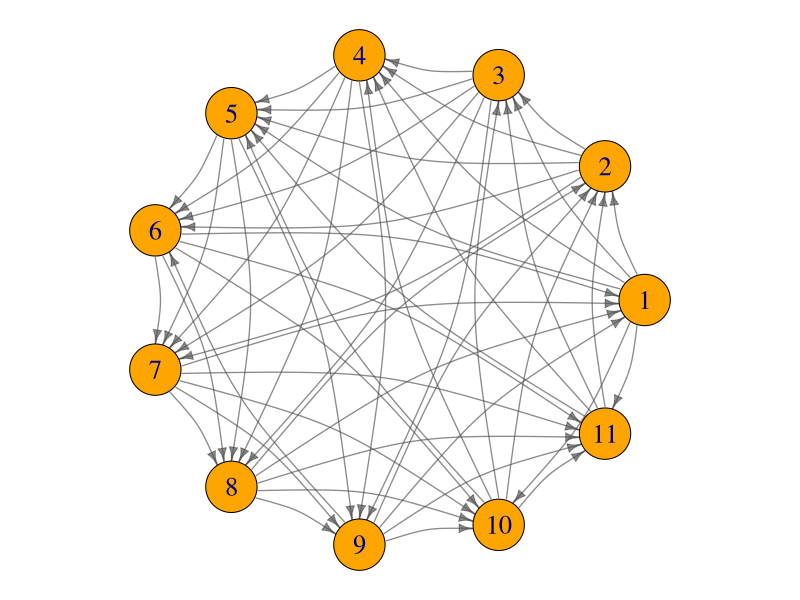
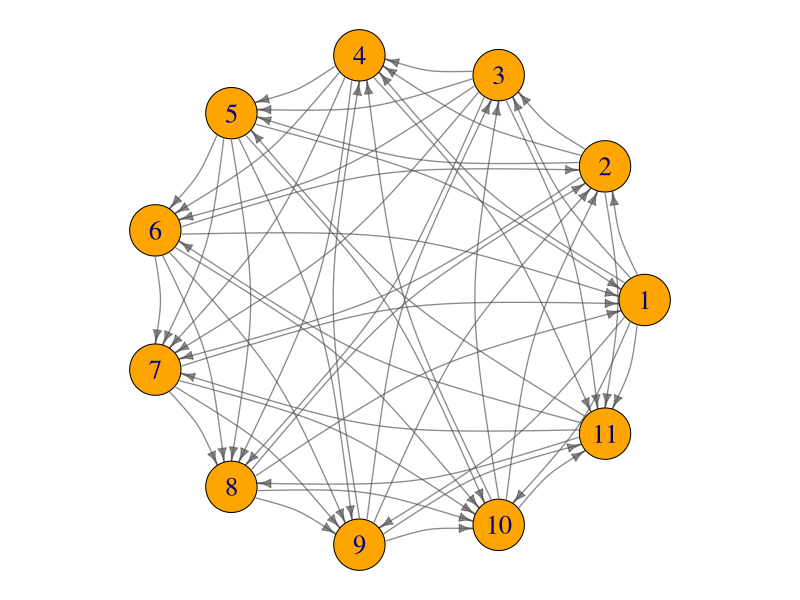
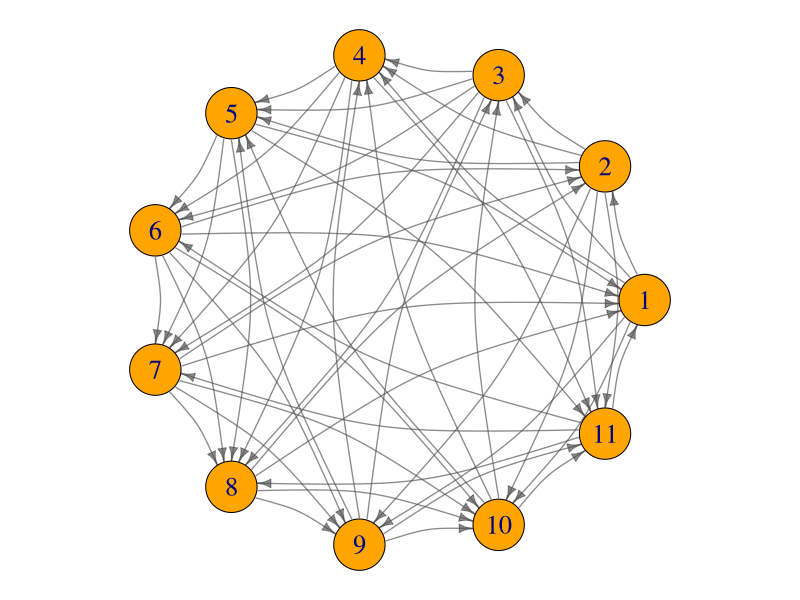
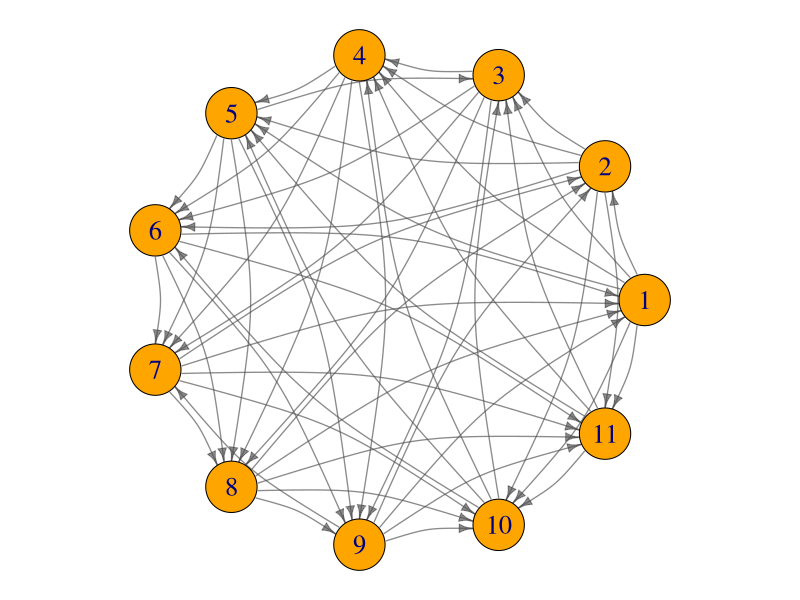
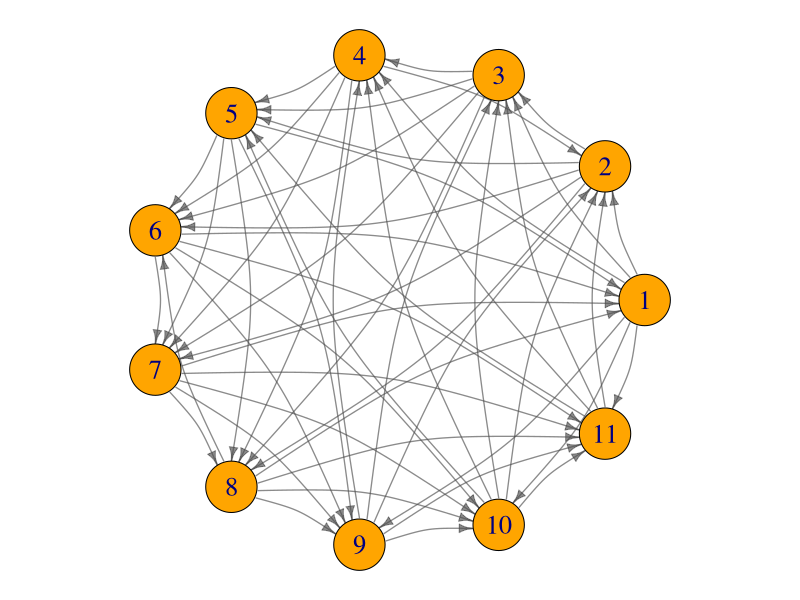
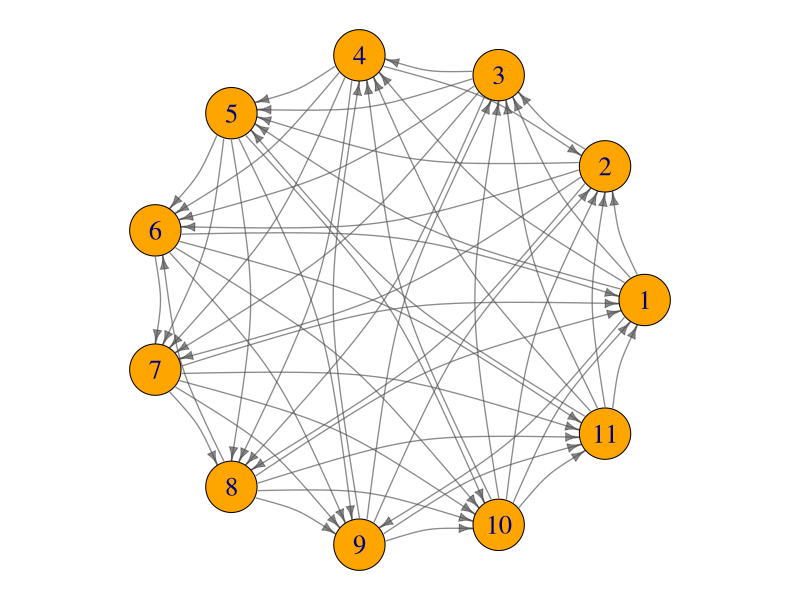

Recreate these plots in R, in order.
# CounterexampleA--F.pdf (manuscript Figure 4): the six 3-inducible self-converse
# 11-vertex tournaments violating Conjecture 2, rebuilt as the majority
# tournaments of their Appendix C inducing profiles (so figure labels match the
# printed profiles by construction). Before plotting, each tournament is
# re-verified: (i) self-converse, (ii) HS_3 < FAS (exact: LP-free Held-Karp DP
# for FAS, binary program for HS_3). The script stops on any mismatch.
#
# Layout: vertices 1..11 in circular order; every pair is joined (tournament),
# so the drawing question is direction only -- all arcs curve to the LEFT of
# their travel direction (igraph convention checked below), plus arrowheads.
library(igraph)
library(lpSolve)
# outputs are written to the working directory -- run this script from its own folder

n = 11
profiles = list(
  A = list(c(1,11,10,2,3,4,5,6,7,8,9), c(4,8,9,2,6,7,1,10,11,3,5),
           c(5,3,7,9,6,8,10,11,1,2,4)),
  B = list(c(1,10,3,4,11,6,8,2,5,7,9), c(5,6,7,8,1,9,10,2,3,4,11),
           c(9,2,11,4,3,7,5,8,6,10,1)),
  C = list(c(1,9,2,10,3,4,5,11,7,8,6), c(3,6,7,8,2,9,10,5,11,1,4),
           c(4,11,5,6,8,7,1,10,2,9,3)),
  D = list(c(1,2,11,10,5,3,4,6,9,7,8), c(3,6,8,9,7,11,1,10,2,4,5),
           c(4,5,7,8,9,2,10,6,1,11,3)),
  E = list(c(1,9,11,10,3,4,2,5,8,6,7), c(2,3,5,6,7,8,9,1,10,11,4),
           c(4,7,8,6,10,11,5,1,9,2,3)),
  F = list(c(2,3,4,5,8,6,7,9,10,11,1), c(6,11,1,5,9,10,3,4,2,7,8),
           c(7,8,10,1,9,11,4,2,3,5,6)))

majorityT = function(voters) {
  L = matrix(0, n, n)
  for (v in voters) for (a in 1:(n - 1)) for (b in (a + 1):n) {
    L[v[a], v[b]] = L[v[a], v[b]] + 1
  }
  edges = NULL
  for (i in 1:(n - 1)) for (j in (i + 1):n) {
    stopifnot(L[i, j] != L[j, i])   # 3 voters: no ties possible
    edges = rbind(edges, if (L[i, j] > L[j, i]) c(i, j) else c(j, i))
  }
  edges
}

# exact MAS by Held-Karp over vertex subsets; FAS = #arcs - MAS
fasExact = function(edges) {
  inw = matrix(0L, n, n)          # inw[v, u] = 1 iff arc u -> v
  for (r in 1:nrow(edges)) inw[edges[r, 2], edges[r, 1]] = 1L
  g = integer(2^n)
  for (S in 1:(2^n - 1)) {
    members = which(bitwAnd(S, 2^(0:(n - 1))) > 0)
    best = 0L
    for (v in members) {
      rest = setdiff(members, v)
      gain = g[1 + S - 2^(v - 1)] + sum(inw[v, rest])
      if (gain > best) best = gain
    }
    g[1 + S] = best
  }
  nrow(edges) - g[2^n]
}

# exact HS_3: minimum number of arcs meeting every cyclic triangle
hs3Exact = function(edges) {
  arcId = matrix(0L, n, n)
  for (r in 1:nrow(edges)) arcId[edges[r, 1], edges[r, 2]] = r
  rows = NULL
  for (a in 1:(n - 2)) for (b in (a + 1):(n - 1)) for (c in (b + 1):n) {
    tri = c(arcId[a, b], arcId[b, c], arcId[c, a])       # a->b->c->a
    triR = c(arcId[b, a], arcId[c, b], arcId[a, c])      # a->c->b->a
    cyc = if (all(tri > 0)) tri else if (all(triR > 0)) triR else NULL
    if (!is.null(cyc)) {
      row = integer(nrow(edges)); row[cyc] = 1L
      rows = rbind(rows, row)
    }
  }
  sol = lp("min", rep(1, nrow(edges)), rows, rep(">=", nrow(rows)),
           rep(1, nrow(rows)), all.bin = TRUE)
  stopifnot(sol$status == 0)
  round(sol$objval)
}

for (name in names(profiles)) {
  edges = majorityT(profiles[[name]])
  g = graph_from_edgelist(edges, directed = TRUE)
  gConv = graph_from_edgelist(edges[, 2:1], directed = TRUE)
  stopifnot(isomorphic(g, gConv, method = "vf2"))        # self-converse
  fas = fasExact(edges); hs3 = hs3Exact(edges)
  stopifnot(hs3 < fas)                                   # violates Conjecture 2
  cat(sprintf("Counterexample %s: self-converse OK, HS3 = %d < %d = FAS\n",
              name, hs3, fas))
  pdf(sprintf("Counterexample%s.pdf", name), width = 6.5, height = 6.5)
  par(mar = rep(0.4, 4), xpd = NA)
  plot(g, layout = layout_in_circle(g),
       vertex.color = "orange", vertex.label = 1:n,
       vertex.label.color = "navy", vertex.label.cex = 1.6, vertex.size = 21,
       edge.color = adjustcolor("gray30", alpha.f = 0.65), edge.width = 1.3,
       edge.arrow.size = 0.7, edge.curved = 0.18)
  dev.off()
  cat(sprintf("Counterexample%s.pdf written\n", name))
}
